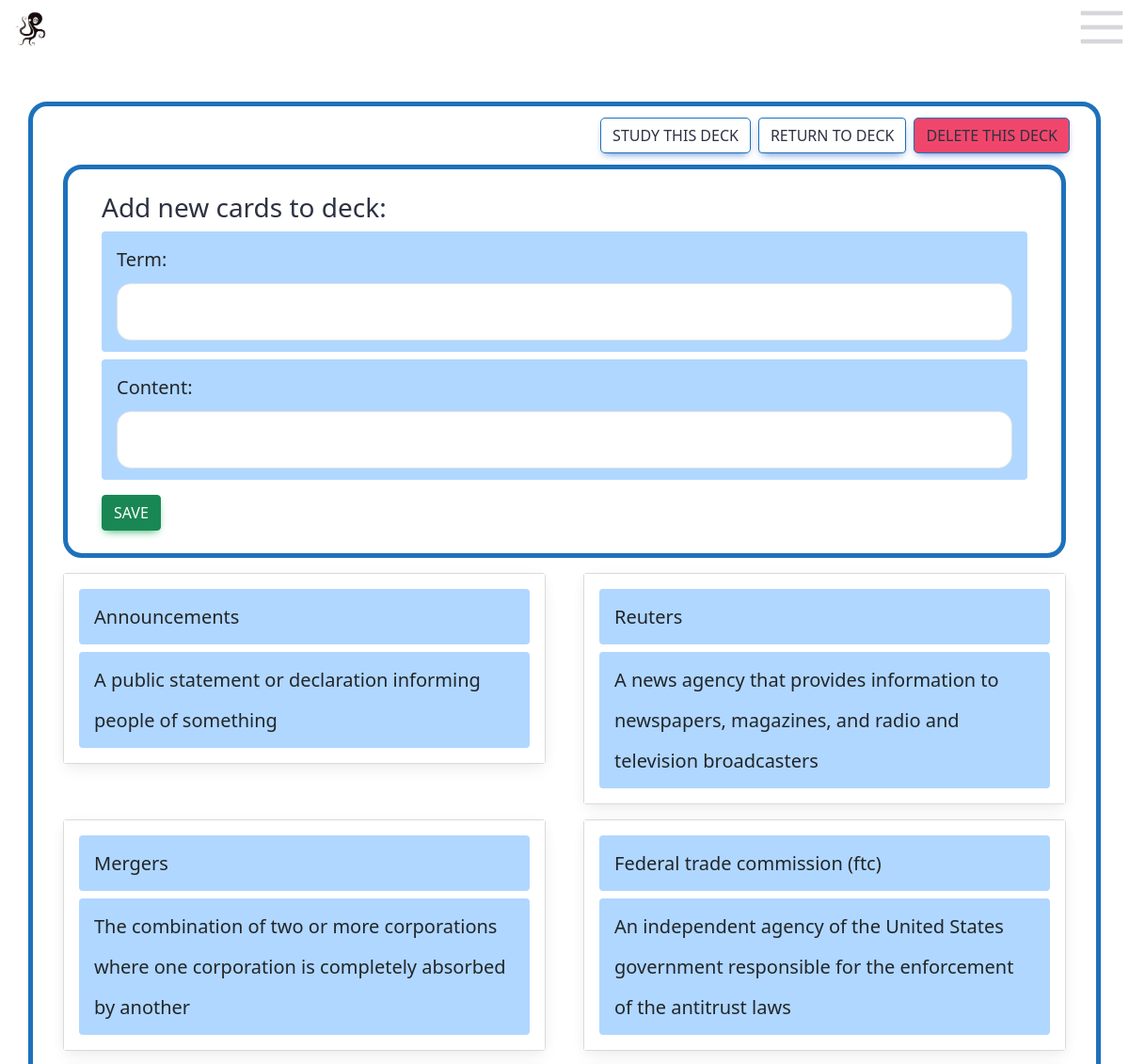
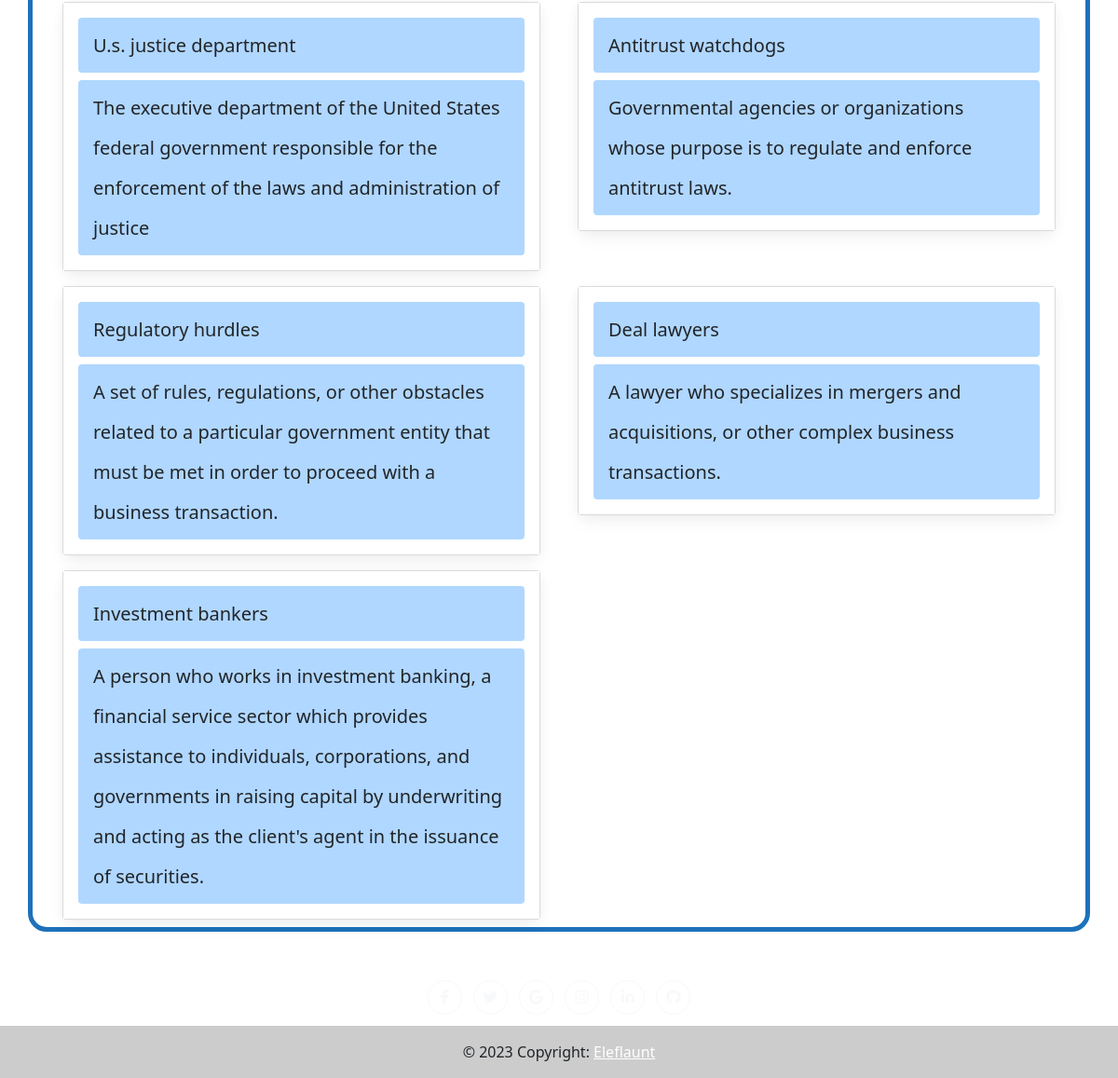
The app's page /addterms/1 (signed in) with its own data (2 pictures, top to bottom).
### app.py (models this page shows, shortened)
class Card(db.Model):
    id = db.Column(db.Integer, primary_key=True)
    term = db.Column(db.String(50), nullable=False)
    content = db.Column(db.String(255), nullable=False)
    boc_2 = db.Column(db.String(255), nullable=True)
    boc_3 = db.Column(db.String(255), nullable=True)
    boc_4 = db.Column(db.String(255), nullable=True)
    img = db.Column(db.String(255), nullable=True)
    sound = db.Column(db.String(255), nullable=True)
    boc_id = db.Column(db.Float(10), nullable=True)
    box_id = db.Column(db.Float(10), nullable=True, default=0)
    interval = db.Column(db.Integer, default=1)
    time_updated = db.Column(db.DateTime, default=datetime.utcnow)
    times_asked = db.Column(db.Integer, default=0)
    times_correct = db.Column(db.Integer, default=0)
    times_correct_row = db.Column(db.Integer, default=0)
    create_method = db.Column(db.String(255), nullable=True)
    time_created = db.Column(db.DateTime, default=datetime.utcnow)
    category = db.Column(db.String(255), nullable=True)
    edited = db.Column(db.Integer, default=0)
    diff_lvl = db.Column(db.Float(100), default=1)

### app.py (the view, shortened to what this page needs)
@app.route("/addterms/<int:deck_id>", methods = ["POST", "GET"])
@login_required
def addterms(deck_id):
    form = AddTermForm()
    deck = Deck.query.filter_by(id=deck_id, user_id=current_user.id).first()
    cards = Card.query.filter(Card.decks.any(id=deck_id)).order_by(Card.id.desc()).all()
    return render_template("addterms.html".format(deck=deck), title="Add Terms", form=form, cards=cards, deck=deck)

### app.py
class AddTermForm(FlaskForm):
    term = StringField(validators=[InputRequired(), Length(min=1, max=50)])
    content = StringField(validators=[InputRequired(), Length(min=1, max=50)])
    submit = SubmitField("Save")

### app.py (called while the page is built)
@login_manager.user_loader
def load_user(user_id):
    return User.query.get(int(user_id))

@app.after_request
def after_request(response):
    response.headers["Cache-Control"] = "no-cache, no-store, must-revalidate"
    response.headers["Expires"] = 0
    response.headers["Pragma"] = "no-cache"
    return response

### templates/addterms.html (shortened to what this page needs)
{% extends "layout.html" %} {% block title %} Card Editor {% endblock %}  {% block main_0 %}
<div class = "container box_0 flex my-5">
    <div class = "d-flex justify-content-end my-2">
        <a href="/study/{{deck.id}}" class="btn btn-primary box_study m-1"> Study this deck</a>
        <a href="/currentdeck/{{deck.id}}" class="btn btn-primary box_save m-1"> Return to deck</a>
        <a href="/delete/{{deck.id}}" class="btn btn-primary box_warning m-1"> Delete this deck</a>
        </div>
<div class="row box_0 flex m-2 p-2">
  <form method="POST" action="">
<div class="m-3">
        <h3> Add new cards to deck: </h3>
          <h5 class=" border-0 form-control form-control-lg">
            Term: {{form.term (class="btn-lg border btn-block my-1 box_1" )}}
          </h5>
          <p class=" border-0 form-control form-control-lg">
            Content: {{form.content(class=" btn-lg border btn-block my-1 box_1" )}}
          </p>
          <div class = "col justify-content-end">
          {{form.submit (class="btn btn-success primary box_save d-flex")}}
        </div>
  </form>
  </div>
</div>
<div class="row">
  {% for card in cards%}
  <div class="col-sm-6">
    <div class="card m-2 bg-light">
      <div class="card-body">
        <h5 class="card-title border-0 input_0 form-control form-control-lg">
          {{card.term }}
        </h5>
        <p class="card-text border-0 input_0 form-control form-control-lg">
          {{card.content }}
        </p>
      </div>
    </div>
  </div>
  {% endfor %}
</div>
{% endblock %}

### static/style.css (style rules this page uses)
body { background-color: white !important; background-size: cover; }
.row { --mdb-gutter-x: 0.5rem !important; }
.input_0 { background-color: white !important; color: black; }
.card { background-color: white !important; }
.card-body { background-color: white !important; }
.card-title { background-color: white !important; }
.card-text { background-color: white !important; }
.btn-primary { background-color: white !important; color: #2D3142 !important; border-color: #1D71BA !important; }
.box_0 { border: 10px solid !important; align-content: center !important; background-color: white !important; border-width: 5px !important; border-radius: 20px !important; border-color: #1D71BA !important; align-self: center !important; color: #2D3142 !important; }
.box_1 { border-radius: 15px !important; color: #2D3142 !important; background-color: white !important; }
.box_warning { border: 10px solid !important; align-content: center !important; background-color: #F1466B !important; border-width: 1px !important; border-radius: 5px !important; border-color: #1D71BA !important; align-self: center !important; color: #2D3142 !important; }
.box_study { border: 10px solid !important; align-content: center !important; background-color: white !important; border-width: 1px !important; border-radius: 5px !important; border-color: #1D71BA !important; align-self: center !important; color: #2D3142 !important; }
body { display: flex; min-height: 100vh; flex-direction: column; }
.form-control { background-color: #B0D7FF !important; }

### records on screen
Card: term "Announcements", content "A public statement or declaration informing people of something"
Card: term "Reuters", content "A news agency that provides information to newspapers, magazines, and radio and television broadcasters"
Card: term "Mergers", content "The combination of two or more corporations where one corporation is completely absorbed by another"
Card: term "Federal trade commission (ftc)", content "An independent agency of the United States government responsible for the enforcement of the antitrust laws"
Card: term "U.s. justice department", content "The executive department of the United States federal government responsible for the enforcement of the laws and administration of justice"
Card: term "Antitrust watchdogs", content "Governmental agencies or organizations whose purpose is to regulate and enforce antitrust laws."
Card: term "Regulatory hurdles", content "A set of rules, regulations, or other obstacles related to a particular government entity that must be met in order to proceed with a business transaction."
Card: term "Deal lawyers", content "A lawyer who specializes in mergers and acquisitions, or other complex business transactions."
Card: term "Investment bankers", content "A person who works in investment banking, a financial service sector which provides assistance to individuals, corporations, and governments in raising capital by underwriting and acting as the client's agent in the issuance of securities."
